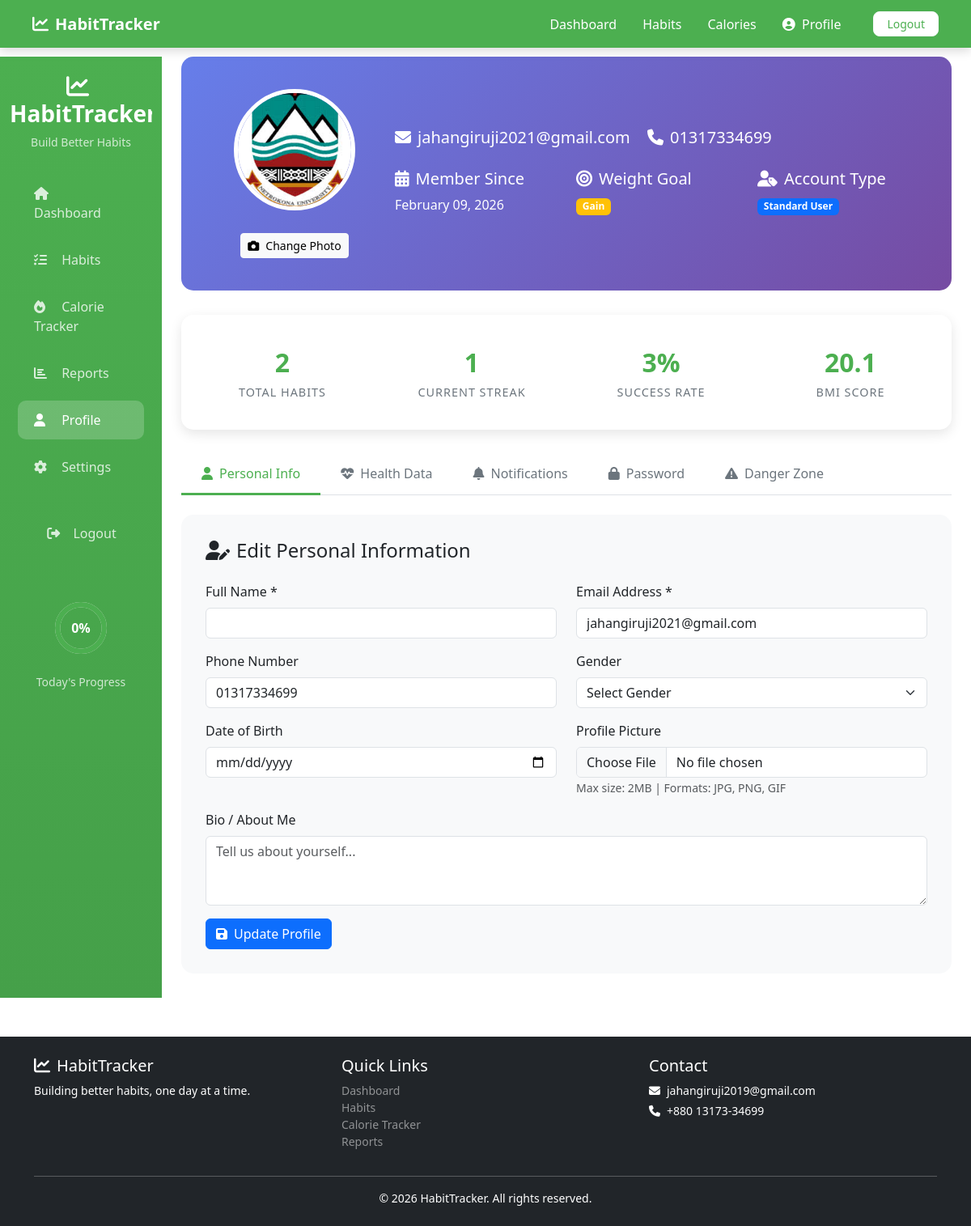
/views/user/profile.php (signed in), run on the app's committed database.
### tables this page shows
CREATE TABLE `users` (
  `id` int(11) NOT NULL,
  `name` varchar(100) NOT NULL,
  `email` varchar(100) NOT NULL,
  `phone` varchar(20) DEFAULT NULL,
  `password` varchar(255) NOT NULL,
  `email_verified` tinyint(4) DEFAULT 0,
  `verification_code` varchar(100) DEFAULT NULL,
  `profile_picture` varchar(255) DEFAULT 'default.png',
  `gender` enum('Male','Female','Other') DEFAULT NULL,
  `age` int(11) DEFAULT NULL,
  `height` decimal(5,2) DEFAULT NULL COMMENT 'in cm',
  `weight` decimal(5,2) DEFAULT NULL COMMENT 'in kg',
  `weight_goal` enum('Gain','Loss','Maintain') DEFAULT 'Maintain',
  `target_weight` decimal(5,2) DEFAULT NULL,
  `activity_level` enum('sedentary','light','moderate','very','extra') DEFAULT NULL,
  `bio` text DEFAULT NULL,
  `notification_pref` enum('Email','SMS','Both','None') DEFAULT 'Both',
  `dark_mode` tinyint(4) DEFAULT 0,
  `language` varchar(10) DEFAULT 'en',
  `is_active` tinyint(4) DEFAULT 1,
  `is_admin` tinyint(4) DEFAULT 0,
  `last_login` datetime DEFAULT NULL,
  `created_at` timestamp NOT NULL DEFAULT current_timestamp(),
  `updated_at` timestamp NOT NULL DEFAULT current_timestamp() ON UPDATE current_timestamp(),
  `dob` date DEFAULT NULL
);

### models/User.php (called while the page is built, shortened)
<?php
class User {
    private $conn;
    public function __construct($db) {
        $this->conn = $db;
    }
    public function getUserById($user_id) {
        $sql = "SELECT * FROM users WHERE id = ?";
        $stmt = $this->conn->prepare($sql);
        $stmt->bind_param("i", $user_id);
        $stmt->execute();
        $result = $stmt->get_result();
        return $result->fetch_assoc();
    }
    public function getTotalHabits($user_id) {
        $sql = "SELECT COUNT(*) as count FROM habits WHERE user_id = ?";
        $stmt = $this->conn->prepare($sql);
        $stmt->bind_param("i", $user_id);
        $stmt->execute();
        $result = $stmt->get_result();
        $row = $result->fetch_assoc();
        return $row['count'] ?? 0;
    }
    public function getCurrentStreak($user_id) {
        $sql = "SELECT COUNT(DISTINCT DATE(completion_date)) as streak
                FROM habit_completions hc
                JOIN habits h ON hc.habit_id = h.id
                WHERE h.user_id = ?
                AND hc.completion_date >= DATE_SUB(CURDATE(), INTERVAL 30 DAY)
                ORDER BY hc.completion_date DESC";
        $stmt = $this->conn->prepare($sql);
        $stmt->bind_param("i", $user_id);
        $stmt->execute();
        $result = $stmt->get_result();
        $row = $result->fetch_assoc();
        return $row['streak'] ?? 0;
    }
    public function getCompletionRate($user_id) {
        $sql = "SELECT
                (SELECT COUNT(*) FROM habit_completions hc
                 JOIN habits h ON hc.habit_id = h.id
                 WHERE h.user_id = ? AND hc.completion_date >= DATE_SUB(CURDATE(), INTERVAL 30 DAY)) as completed,
                (SELECT COUNT(*) * 30 FROM habits WHERE user_id = ?) as total
                FROM dual";
        $stmt = $this->conn->prepare($sql);
        $stmt->bind_param("ii", $user_id, $user_id);
        $stmt->execute();
        $result = $stmt->get_result();
        $row = $result->fetch_assoc();
        if ($row['total'] > 0) {
            return round(($row['completed'] / $row['total']) * 100);
        }
        return 0;
    }
}
?>

### views/user/profile.php (the view, shortened to what this page needs)
<?php
require_once '../../config/database.php';
require_once '../../models/User.php';
$user_id = $_SESSION['user_id'];
$user_model = new User($conn);
$user_data = $user_model->getUserById($user_id);
$bmi = null;
if ($user_data['height'] && $user_data['weight']) {
    $height_m = $user_data['height'] / 100;
    $bmi = $user_data['weight'] / ($height_m * $height_m);
}
?>
<!DOCTYPE html>
<html lang="en" <?php echo $_SESSION['dark_mode'] ? 'data-bs-theme="dark"' : ''; ?>>
<head>
    <link href="https://cdn.jsdelivr.net/npm/bootstrap@5.3.0/dist/css/bootstrap.min.css" rel="stylesheet">
    <link rel="stylesheet" href="https://cdnjs.cloudflare.com/ajax/libs/font-awesome/6.4.0/css/all.min.css">
</head>
<body>
    <?php include '../../includes/header.php'; ?>
    <div class="container-fluid">
        <div class="row">
            <?php include '../../includes/sidebar.php'; ?>
            <main class="col-md-9 ms-sm-auto col-lg-10 px-md-4">
                <div class="profile-header">
                    <div class="row align-items-center">
                        <div class="col-md-3 text-center">
                            <img src="../../assets/images/uploads/<?php echo $user_data['profile_picture'] ?? 'default.png'; ?>"
                                 class="profile-avatar" alt="Profile Picture" id="profileImagePreview">
                            <div class="mt-2">
                                <label for="profileImageUpload" class="btn btn-light btn-sm">
                                    <i class="fas fa-camera me-2"></i>Change Photo
                                </label>
                            </div>
                        </div>
                        <div class="col-md-9">
                            <p class="lead mb-4">
                                <i class="fas fa-envelope me-2"></i><?php echo $user_data['email']; ?>
                                <?php if ($user_data['phone']): ?>
                                    <span class="ms-3"><i class="fas fa-phone me-2"></i><?php echo $user_data['phone']; ?></span>
                                <?php endif; ?>
                            </p>
                            <div class="row">
                                <div class="col-md-4">
                                    <h5><i class="fas fa-calendar-alt me-2"></i>Member Since</h5>
                                    <p><?php echo date('F d, Y', strtotime($user_data['created_at'])); ?></p>
                                </div>
                                <div class="col-md-4">
                                    <h5><i class="fas fa-bullseye me-2"></i>Weight Goal</h5>
                                    <p>
                                        <span class="badge bg-<?php
                                            echo $user_data['weight_goal'] == 'Loss' ? 'danger' :
                                                  ($user_data['weight_goal'] == 'Gain' ? 'warning' : 'success');
                                        ?>">
                                            <?php echo $user_data['weight_goal']; ?>
                                        </span>
                                    </p>
                                </div>
                                <div class="col-md-4">
                                    <h5><i class="fas fa-user-tag me-2"></i>Account Type</h5>
                                    <p>
                                        <span class="badge bg-primary">
                                            <?php echo $user_data['is_admin'] ? 'Admin' : 'Standard User'; ?>
                                        </span>
                                    </p>
                                </div>
                            </div>
                        </div>
                    </div>
                </div>
                <div class="profile-stats">
                    <div class="row">
                        <div class="col-md-3 col-6">
                            <div class="stat-item">
                                <span class="stat-value"><?php echo $user_model->getTotalHabits($user_id); ?></span>
                                <span class="stat-label">Total Habits</span>
                            </div>
                        </div>
                        <div class="col-md-3 col-6">
                            <div class="stat-item">
                                <span class="stat-value"><?php echo $user_model->getCurrentStreak($user_id); ?></span>
                                <span class="stat-label">Current Streak</span>
                            </div>
                        </div>
                        <div class="col-md-3 col-6">
                            <div class="stat-item">
                                <span class="stat-value"><?php echo $user_model->getCompletionRate($user_id); ?>%</span>
                                <span class="stat-label">Success Rate</span>
                            </div>
                        </div>
                        <div class="col-md-3 col-6">
                            <div class="stat-item">
                                <?php if ($bmi): ?>
                                    <span class="stat-value"><?php echo number_format($bmi, 1); ?></span>
                                    <span class="stat-label">BMI Score</span>
                                <?php else: ?>
                                    <span class="stat-value">--</span>
                                    <span class="stat-label">BMI (Update Profile)</span>
                                <?php endif; ?>
                            </div>
                        </div>
                    </div>
                </div>
                <ul class="nav nav-tabs profile-tabs mb-4" id="profileTabs">
                    <li class="nav-item">
                        <a class="nav-link active" data-bs-toggle="tab" href="#personal">
                            <i class="fas fa-user me-2"></i>Personal Info
                        </a>
                    </li>
                    <li class="nav-item">
                        <a class="nav-link" data-bs-toggle="tab" href="#health">
                            <i class="fas fa-heartbeat me-2"></i>Health Data
                        </a>
                    </li>
                    <li class="nav-item">
                        <a class="nav-link" data-bs-toggle="tab" href="#notifications">
                            <i class="fas fa-bell me-2"></i>Notifications
                        </a>
                    </li>
                    <li class="nav-item">
                        <a class="nav-link" data-bs-toggle="tab" href="#password">
                            <i class="fas fa-lock me-2"></i>Password
                        </a>
                    </li>
                    <li class="nav-item">
                        <a class="nav-link" data-bs-toggle="tab" href="#danger">
                            <i class="fas fa-exclamation-triangle me-2"></i>Danger Zone
                        </a>
                    </li>
                </ul>
                <div class="tab-content" id="profileTabContent">
                    <div class="tab-pane fade show active" id="personal">
                        <div class="form-profile">
                            <h4 class="mb-4"><i class="fas fa-user-edit me-2"></i>Edit Personal Information</h4>
                            <form method="POST" action="" enctype="multipart/form-data">
                                <div class="row">
                                    <div class="col-md-6 mb-3">
                                        <label class="form-label">Full Name *</label>
                                        <input type="text" class="form-control" name="name"
                                               value="<?php echo htmlspecialchars($user_data['name']); ?>" required>
                                    </div>
                                    <div class="col-md-6 mb-3">
                                        <label class="form-label">Email Address *</label>
                                        <input type="email" class="form-control" name="email"
                                               value="<?php echo $user_data['email']; ?>" required>
                                    </div>
                                    <div class="col-md-6 mb-3">
                                        <label class="form-label">Phone Number</label>
                                        <input type="tel" class="form-control" name="phone"
                                               value="<?php echo $user_data['phone']; ?>">
                                    </div>
                                    <div class="col-md-6 mb-3">
                                        <label class="form-label">Gender</label>
                                        <select class="form-select" name="gender">
                                            <option value="">Select Gender</option>
                                        </select>
                                    </div>
                                    <div class="col-md-6 mb-3">
                                        <label class="form-label">Date of Birth</label>
                                        <input type="date" class="form-control" name="dob"
                                               value="<?php echo $user_data['dob'] ?? ''; ?>">
                                    </div>
                                    <div class="col-md-6 mb-3">
                                        <label class="form-label">Profile Picture</label>
                                        <input type="file" class="form-control" name="profile_picture" accept="image/*">
                                        <small class="text-muted">Max size: 2MB | Formats: JPG, PNG, GIF</small>
                                    </div>
                                    <div class="col-md-12 mb-3">
                                        <label class="form-label">Bio / About Me</label>
                                        <textarea class="form-control" name="bio" rows="3"
                                                  placeholder="Tell us about yourself..."><?php echo $user_data['bio'] ?? ''; ?></textarea>
                                    </div>
                                </div>
                                <button type="submit" class="btn btn-primary">
                                    <i class="fas fa-save me-2"></i>Update Profile
                                </button>
                            </form>
                        </div>
                    </div>
                </div>
            </main>
        </div>
    </div>
    <?php include '../../includes/footer.php'; ?>
</body>
</html>

### views/user/profile.php (style rules this page uses)
.profile-header { background: linear-gradient(135deg, #667eea 0%, #764ba2 100%); color: white; border-radius: 15px; padding: 40px; margin-bottom: 30px; position: relative; }
.profile-avatar { width: 150px; height: 150px; border-radius: 50%; border: 5px solid white; object-fit: cover; margin-bottom: 20px; }
.profile-stats { background: white; border-radius: 15px; padding: 20px; box-shadow: 0 5px 15px rgba(0,0,0,0.1); margin-bottom: 30px; }
.stat-item { text-align: center; padding: 15px; }
.stat-value { font-size: 2rem; font-weight: bold; color: #4CAF50; display: block; }
.stat-label { font-size: 0.9rem; color: #6c757d; text-transform: uppercase; letter-spacing: 1px; }
.profile-tabs .nav-link { border: none; border-bottom: 3px solid transparent; color: #6c757d; font-weight: 500; padding: 12px 25px; border-radius: 0; }
.profile-tabs .nav-link.active { color: #4CAF50; border-bottom-color: #4CAF50; background: transparent; }
.form-profile { background: #f8f9fa; padding: 30px; border-radius: 15px; margin-bottom: 30px; }
:root { --primary-color: #4CAF50; --secondary-color: #2196F3; --danger-color: #f44336; --warning-color: #ff9800; --dark-bg: #1a1a1a; --dark-card: #2d2d2d; }

### includes/header.php (style rules this page uses)
body { padding-top: 70px; }

### data on the page
users: profile_picture (picture), email "jahangiruji2021@gmail.com", phone "01317334699", created_at "February 09, 2026", weight_goal "Gain", bmi "20.1"

### other printed values
$_SESSION['username'] "Profile"
$completion_rate "0"
$user_model->getTotalHabits($user_id) "2"
$user_model->getCurrentStreak($user_id) "1"
$user_model->getCompletionRate($user_id) "3"
